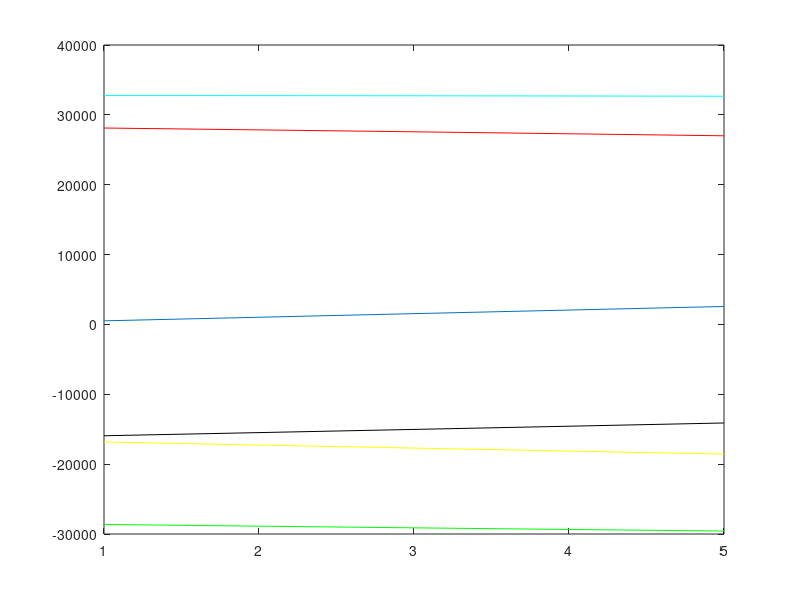

This chart was generated by the following MATLAB code:
% // TI File $Revision: /main/3 $
% // Checkin $Date: November 09, 2010   13:05:07 $
% // =====================================================================================
% //  This software is licensed for use with Texas Instruments C28x
% //  family DSCs.  This license was provided to you prior to installing
% //  the software.  You may review this license by consulting a copy of
% //  the agreement in the doc directory of this library.
% //======================================================================================
% /* ==============================================================================
% 
% System Name:    Signal Generator Module demo 
% 
% File Name:      SGENT3D.m
% 
% Description:    Primary System file for demonstrating the Signal Generator module
% 
% Originator:     Digital control systems Group - Texas Instruments
% 
% Target dependency:  C28x
% 
% Description:
% ============
% 
%    The "C" frame work, for demonstrating the signal generator module is given below
%                              ___________________                     __________________
%                             |                   |     x11=OUT11     |                  |
%                             |                   |------o----------->|                  |
%                             |                   |     x12=OUT12     |                  |
%         phase   o---------->|                   |------o----------->|                  |
%                             |                   |     x13=OUT13     |   PWMDAC         |
%         gain    o---------->|                   |------o----------->|                  |
%                             |                   |                   |   EVMDAC         |
%         offset  o---------->|     SGENT_3D      |     x21=OUT21     |                  |
%                             |                   |----o------------->|   DLOG_4CH       |
%         freq    o---------->|                   |     x22=OUT22     |                  |
%                             |                   |----o------->      |                  |
%                             |                   |     x23=OUT23     |                  |
%                             |                   |----o------->      |                  |
%                             |                   |                   |                  |
%                             |___________________|                   |__________________|
% 
% */
% //######################################################################################
% // $TI Release: C28x SGEN Library v1.00 $
% // $Release Date: November 09, 2011 $
% // $Copyright: $
% //######################################################################################

close all
clear all

N=input('Please enter signal length N =');

t=1:N;

step_max=1000;

gain=1;
f=50;
fs=20000;

fmax=step_max*fs/65536
freq=2^15*f/fmax

f_norm=163.84;             %f_norm is normalized frequency in Q16 format, f/fs*2^16
phase_norm=0;        %normalized phase offset phase_norm=(pi/4/(2*pi))*2^16=8192
                        %here phase offset=pi/4
                        
phase=16384/2^15;

output13=gain*sin(2*pi*(f_norm*t/2^16+phase_norm/2^16)+4*pi/3);
                        
output12=gain*sin(2*pi*(f_norm*t/2^16+phase_norm/2^16)+2*pi/3);

output11=gain*sin(2*pi*(f_norm*t/2^16+phase_norm/2^16));

output12=output12*2^15;     %Q15 format

output11=output11*2^15;     %Q15 format

output13=output13*2^15;     %Q15 format

plot(output11)
hold on
plot(output12,'r')
plot(output13,'g')

output23=gain*sin(2*pi*(f_norm*t/2^16+phase_norm/2^16)+4*pi/3+phase*pi);
                        
output22=gain*sin(2*pi*(f_norm*t/2^16+phase_norm/2^16)+2*pi/3+phase*pi);

output21=gain*sin(2*pi*(f_norm*t/2^16+phase_norm/2^16)+phase*pi);

output23=output23*2^15;     %Q15 format

output22=output22*2^15;     %Q15 format

output21=output21*2^15;     %Q15 format

plot(output21,'c')
plot(output22,'y')
plot(output23,'k')